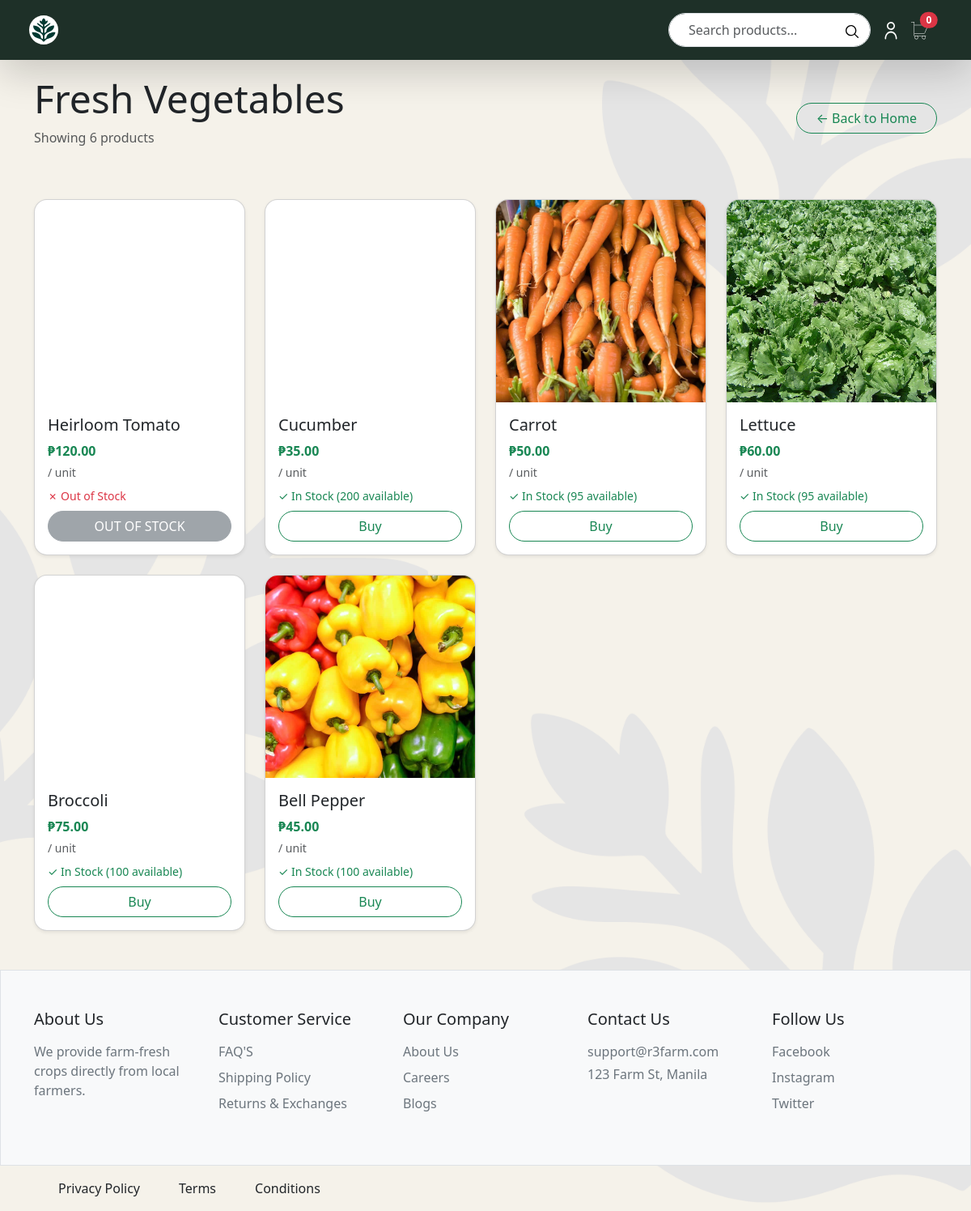
/category.php, run on an earlier commit of the app's database.
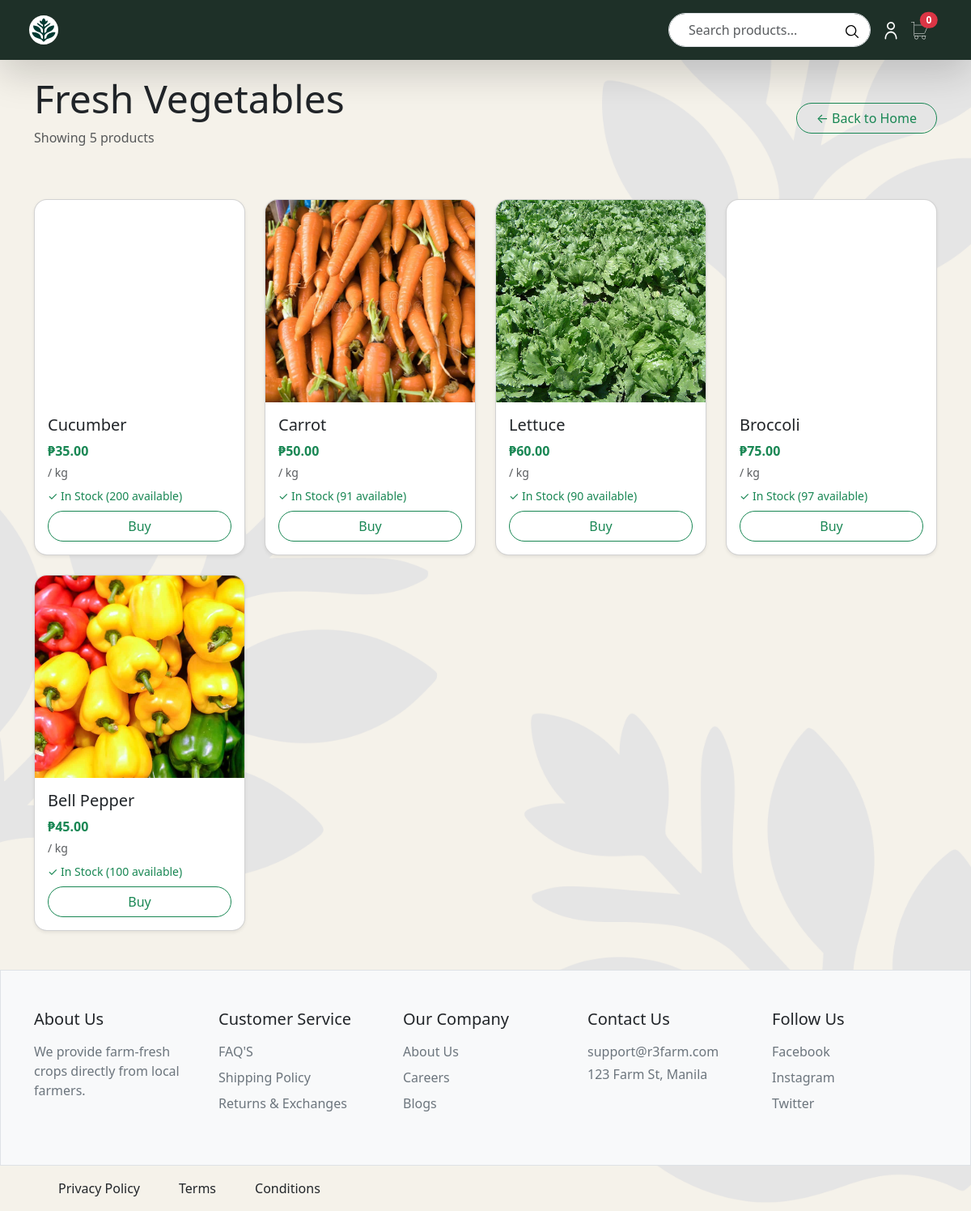
And on a later commit of the database.
### tables this page shows
CREATE TABLE `products` (
  `id` int(11) NOT NULL,
  `name` varchar(100) NOT NULL,
  `category` enum('vegetables','fruits','grains','cash_crops') NOT NULL,
  `current_price` decimal(10,2) NOT NULL,
  `quantity` int(11) NOT NULL DEFAULT 0,
  `unit` enum('kg','pcs','liter','sack') DEFAULT NULL,
  `image_url` varchar(255) DEFAULT NULL,
  `created_at` timestamp NOT NULL DEFAULT current_timestamp(),
  `harvest_date` date NOT NULL,
  `updated_at` datetime NOT NULL
);

### models/Product.php (called while the page is built, shortened)
<?php
require_once __DIR__ . '/../config/Database.php';
class Product {
    private $conn;
    private $table = "products";
    public function __construct() {
        $database = new Database();
        $this->conn = $database->getConnection();
    }
    public function getByCategory($category, $limit = 4) {
        $stmt = $this->conn->prepare("SELECT * FROM {$this->table} WHERE category = ? ORDER BY created_at DESC LIMIT ?");
        $stmt->bind_param("si", $category, $limit);
        $stmt->execute();
        $result = $stmt->get_result();
        $products = [];
        while ($row = $result->fetch_assoc()) {
            $products[] = $row;
        }
        return $products;
    }
}
?>

### config/Database.php (called while the page is built, shortened)
<?php
class Database {
    private $host = "localhost";
    private $user = "root";
    private $pass = "";
    private $dbname = "r3_farm";
    public function getConnection() {
        $this->conn = new mysqli($this->host, $this->user, $this->pass, $this->dbname);
        return $this->conn;
    }
}
?>

### category.php (the view, shortened to what this page needs)
<?php
require_once 'models/Product.php';
$category = $_GET['cat'] ?? 'vegetables';
$categories = [
    'vegetables' => 'Fresh Vegetables',
    'fruits' => 'Fresh Fruits',
    'grains' => 'Grains / Cereals',
    'cash_crops' => 'Cash Crops'
];
$product = new Product();
$products = $product->getByCategory($category, 1000);
$cart_count = isset($_SESSION['cart']) ? count($_SESSION['cart']) : 0;
?>
<!DOCTYPE html>
<html lang="en">
<head>
    <link href="https://cdn.jsdelivr.net/npm/bootstrap@5.3.8/dist/css/bootstrap.min.css" rel="stylesheet">
</head>
<body>
    <div class="Background">
    <?php include('components/navbar.comp.php') ?>
    <div class="container py-4 my-4">
        <div class="d-flex justify-content-between align-items-center mb-4">
            <div>
                <h1 class="display-5"><?= $categories[$category] ?></h1>
                <p class="text-muted">Showing <?= count($products) ?> products</p>
            </div>
            <a href="index.php" class="btn btn-outline-success rounded-pill px-4">
                ← Back to Home
            </a>
        </div>
        <div class="row">
            <?php foreach ($products as $product): ?>
                <?php $productUnit = trim((string) ($product['unit'] ?? '')); ?>
                <div class="col-12 col-md-6 col-lg-3 mt-4">
                    <div class="card rounded-4 overflow-hidden h-100 shadow-sm">
                        <div
                            style="height: 250px; background-image: url('<?= $product['image_url'] ?? 'placeholder.jpg' ?>'); background-size: cover; background-position: center;">
                        </div>
                        <div class="card-body">
                            <h5 class="card-title"><?= htmlspecialchars($product['name']) ?></h5>
                            <p class="text-success fw-bold mb-1">₱<?= number_format($product['current_price'], 2) ?></p>
                            <div class="text-muted small mb-2">/
                                <?= htmlspecialchars($productUnit !== '' ? $productUnit : 'unit') ?>
                            </div>
                            <?php if ($product['quantity'] > 0): ?>
                                <div class="text-success small mb-2">✓ In Stock (<?= $product['quantity'] ?> available)</div>
                                <button class="btn btn-outline-success w-100 rounded-pill buy-btn" data-bs-toggle="modal"
                                    data-bs-target="#productModal" data-id="<?= $product['id'] ?>"
                                    data-name="<?= htmlspecialchars($product['name']) ?>"
                                    data-price="<?= $product['current_price'] ?>" data-quantity="<?= $product['quantity'] ?>"
                                    data-unit="<?= htmlspecialchars($productUnit) ?>"
                                    data-image="<?= $product['image_url'] ?? 'placeholder.jpg' ?>">
                                    Buy
                                </button>
                            <?php else: ?>
                                <div class="text-danger small mb-2">✗ Out of Stock</div>
                                <button class="btn btn-secondary w-100 rounded-pill" disabled>OUT OF STOCK</button>
                            <?php endif; ?>
                        </div>
                    </div>
                </div>
            <?php endforeach; ?>
        </div>
    </div>
    <div class="container-fluid border py-5 bg-light">
        <div class="container">
            <div class="row">
                <div class="col">
                    <h5 class="mb-3">About Us</h5>
                    <p class="text-secondary">We provide farm-fresh crops directly from local farmers.</p>
                </div>
                <div class="col">
                    <h5 class="mb-3">Customer Service</h5>
                    <ul class="list-unstyled">
                        <li class="mb-2"><a href="#" class="text-secondary text-decoration-none">FAQ'S</a></li>
                        <li class="mb-2"><a href="#" class="text-secondary text-decoration-none">Shipping Policy</a>
                        </li>
                        <li class="mb-2"><a href="#" class="text-secondary text-decoration-none">Returns & Exchanges</a>
                        </li>
                    </ul>
                </div>
                <div class="col">
                    <h5 class="mb-3">Our Company</h5>
                    <ul class="list-unstyled">
                        <li class="mb-2"><a href="#" class="text-secondary text-decoration-none">About Us</a></li>
                        <li class="mb-2"><a href="#" class="text-secondary text-decoration-none">Careers</a></li>
                        <li class="mb-2"><a href="#" class="text-secondary text-decoration-none">Blogs</a></li>
                    </ul>
                </div>
                <div class="col">
                    <h5 class="mb-3">Contact Us</h5>
                    <p class="text-secondary mb-1">support@r3farm.com</p>
                    <p class="text-secondary">123 Farm St, Manila</p>
                </div>
                <div class="col">
                    <h5 class="mb-3">Follow Us</h5>
                    <ul class="list-unstyled">
                        <li class="mb-2"><a href="#" class="text-secondary text-decoration-none">Facebook</a></li>
                        <li class="mb-2"><a href="#" class="text-secondary text-decoration-none">Instagram</a></li>
                        <li class="mb-2"><a href="#" class="text-secondary text-decoration-none">Twitter</a></li>
                    </ul>
                </div>
            </div>
        </div>
    </div>
    <div class="container-fluid px-5 d-flex flex-row py-3">
        <div class="ms-4">Privacy Policy</div>
        <div class="ms-5">Terms</div>
        <div class="ms-5">Conditions</div>
    </div>
    </div>
</body>
</html>

### components/navbar.comp.php (shortened to what this page needs)
<?php
$current_page = basename($_SERVER['PHP_SELF']);
?>
<nav class="fixed-top shadow-lg mb-0 navbar-fresh px-4 py-3" style="background-color: #1E3028;">
    <div class="container-fluid">
        <div class="d-flex align-items-center justify-content-between navbar-top">
            <a href="index.php" class="navbar-logo">
            </a>
            <div class="d-flex align-items-center navbar-actions">
                <form class="d-none d-md-flex me-3 navbar-search" action="search.php" method="GET">
                    <div class="position-relative">
                        <input class="form-control rounded-5 py-2 ps-4" type="search" name="q"
                            placeholder="Search products..." style="width: 250px;">
                        <button class="btn position-absolute top-0 end-0 h-100" type="submit"
                            style="background: none; border: none; padding-right:15px;">
                        </button>
                    </div>
                </form>
                <?php if($current_page !== 'cart.php'): ?>
                <div class="dropdown me-2 me-lg-3">
                    <a href="#" class="nav-link text-white navbar-icon-btn" data-bs-toggle="dropdown" aria-expanded="false">
                    </a>
                </div>
                <?php endif; ?>
                <a href="cart.php" class="nav-link text-white position-relative me-2 me-lg-3 navbar-icon-btn">
                    <span class="position-absolute top-0 start-100 translate-middle badge rounded-pill bg-danger">
                        <?= $cart_count ?>
                    </span>
                </a>
            </div>
        </div>
    </div>
</nav>

### category.php (style rules this page uses)
body { margin-top: 4.3rem !important; }
.nav-link { color: white !important; transition: opacity 0.3s ease; }
.Background { background-image: url("images/background.png"); background-repeat: no-repeat; background-position: center; background-size: cover; background-attachment: scroll; min-height: 100vh; }

What changed in the data, as far as the page shows it:
no longer on this page (row edited): products: name "Heirloom Tomato", current_price "120.00", unit "unit", quantity "✗ Out of Stock"
changed products "Cucumber": unit "unit" → "kg"
changed products "Carrot": unit "unit" → "kg"; quantity "95" → "91"
changed products "Lettuce": unit "unit" → "kg"; quantity "95" → "90"
changed products "Broccoli": unit "unit" → "kg"; quantity "100" → "97"
changed products "Bell Pepper": unit "unit" → "kg"
Also different on the page:
count($products): "6" → "5"
